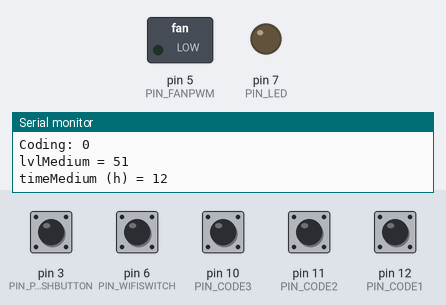
A sketch run on a simulated Arduino Uno, built with avr-gcc and run on an emulated ATmega328P. Shown: switched loads named in the sketch (green lamp = pin HIGH), output pins drawn as LEDs (lit = HIGH), the last lines printed to the serial monitor. Dashed ring = blinking. Inputs (shaded band) come from the test bench; at power-on: pin 10 (PIN_CODE3), pin 11 (PIN_CODE2), pin 12 (PIN_CODE1) HIGH, pin 3 (PIN_PUSHBUTTON), pin 6 (PIN_WIFISWITCH) LOW. Pins used as bus, display or sensor lines are not drawn.

Above: at 1.4 s.
1.5 s: pin 6 (PIN_WIFISWITCH) pulled HIGH for 0.15 s
At 1.8 s:
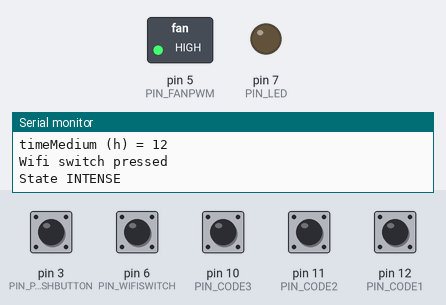
At 2.4 s:
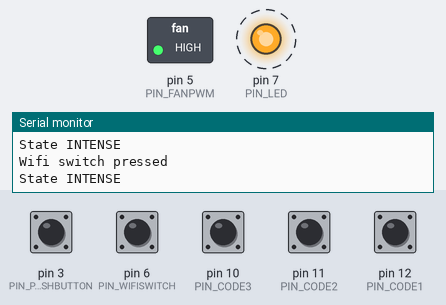
4.5 s: pin 3 (PIN_PUSHBUTTON) pulled HIGH for 1 s
Timing chart, 0 to 13.5 s (numbered marks = the images above; inputs shaded):
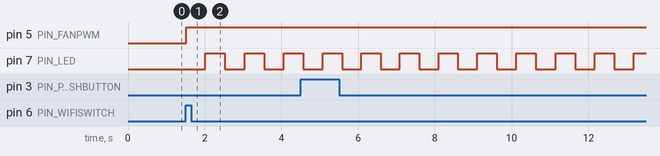

Measured:
- after the input at 1.5 s, pin 5 (PIN_FANPWM): LOW → HIGH at once; pin 7 (PIN_LED): alternates HIGH for 0.51 s and LOW for 0.51 s, starting after 0.51 s

The sketch:

FanControl.ino
```cpp
/*
 * Fancontrol of FKT Heating
 *
 * created by EdgarW 08.12.2020
 */

#define PIN_WIFISWITCH 6
#define PIN_PUSHBUTTON 3
#define PIN_LED 7
#define PIN_FANPOWER 13
#define PIN_FANPWM 5
#define PIN_CODE1 12
#define PIN_CODE2 11
#define PIN_CODE3 10

#define HOUR_MILLIS 3600000L

// define states of statemachine
#define OFF 0
#define MEDIUM 1
#define INTENSE 2


// define global variables
long starttime = 0;                     // time of entering INTENSE state
int lvlIntense = 255;                   // fanspeed level in state INTENSE
int lvlMedium = 100;                    // fanspeed level in state MEDIUM (adjusted via jumpers during setup)
long timeIntense = HOUR_MILLIS * 0.5;   //30min -> time in state INTENSE
long timeMedium = HOUR_MILLIS * 24L;    //24h -> time in state MEDIUM (adjusted via jumpers during setup)
int state = OFF;                        // current state
int lastSwitchState = LOW;              // last state of Wifi switch
int ledState = 0;                       // current led state (0 or 1)
long lastRunTime = 0;                   // time of last run of statemachine cycle
long presstime = 0;                     // time of detected press on pushbutton

void setup() {
  Serial.begin(9600);

  // setup pinmode of all pins
  pinMode(PIN_WIFISWITCH, INPUT);
  pinMode(PIN_PUSHBUTTON, INPUT);
  pinMode(PIN_LED, OUTPUT);
  pinMode(PIN_FANPOWER, OUTPUT);
  pinMode(PIN_FANPWM, OUTPUT);
  pinMode(PIN_CODE1, INPUT_PULLUP);
  pinMode(PIN_CODE2, INPUT_PULLUP);
  pinMode(PIN_CODE3, INPUT_PULLUP);

  delay(200);

  // read coding via jumpers
  byte coding = 0;
  if(digitalRead(PIN_CODE1) == LOW){
    coding = 1;
  }
  if(digitalRead(PIN_CODE2) == LOW){
    coding += 2;
  }
  if(digitalRead(PIN_CODE3) == LOW){
    coding += 4;
  }
  Serial.print("Coding: ");
  Serial.println(coding);

  // analyse the coding and set the parameters
  switch(coding){
    case 0:
      lvlMedium = 255 * 0.2;
      timeMedium = HOUR_MILLIS * 12L;
      break;
    case 1:
      lvlMedium = 255 * 0.2;
      timeMedium = HOUR_MILLIS * 24L;
      break;
    case 2:
      lvlMedium = 255 * 0.3;
      timeMedium = HOUR_MILLIS * 48L;
      break;
    case 3:
      lvlMedium = 255 * 0.3;
      timeMedium = HOUR_MILLIS * 24L;
      break;
    case 4:
      lvlMedium = 255 * 0.4;
      timeMedium = HOUR_MILLIS * 48L;
      break;
    case 5:
      lvlMedium = 255 * 0.4;
      timeMedium = HOUR_MILLIS * 24L;
      break;
    case 6:
      lvlMedium = 255 * 0.5;
      timeMedium = HOUR_MILLIS * 12L;
      break;
    case 7:
      lvlMedium = 255 * 0.5;
      timeMedium = HOUR_MILLIS * 24L;
      break;
  }

  Serial.print("lvlMedium = ");
  Serial.println(lvlMedium);
  Serial.print("timeMedium (h) = ");
  Serial.println(timeMedium / HOUR_MILLIS);

  lastSwitchState = digitalRead(PIN_WIFISWITCH);
}

void loop() {

  // Read pushbutton state
  if(PIND & B00001000){
    // PUSHBUTTON is pressed -> do nothing
  }
  else{
    // PUSHBUTTON is not pressed
    long pressduration = millis() - presstime;
    if(pressduration > 200){
      if(pressduration < 5000){
        // key was pressed longer than 200ms and less than 5sec
        Serial.println("switch to State INTENSE");
        state = INTENSE;
        starttime = millis();
      }
      else if(pressduration < 20000){
        // key was pressed longer then 10sec but less than 20sec
        Serial.println("switch to State OFF");
        state = OFF;
      }
      Serial.println(pressduration);
    }

    // reset presstime
    presstime = millis();
  }


  // run statemachine every 500ms
  if((millis() - lastRunTime) > 500){

    // check for statechange of Wifi Switch
    int currentSwitchState =  digitalRead(PIN_WIFISWITCH);
    if(currentSwitchState != lastSwitchState){
      // Wifi Switch was pressed
      Serial.println("Wifi switch pressed");
      state = INTENSE;
      starttime = millis();
    }
    lastSwitchState = currentSwitchState;

    // Get snapshot of time
    unsigned long currentMillis = millis();

    if (state == INTENSE){
      Serial.println("State INTENSE");
      digitalWrite(PIN_FANPOWER, HIGH);
      analogWrite(PIN_FANPWM, lvlIntense);
      // blinking of LED
      if(ledState > 0){
        digitalWrite(PIN_LED, HIGH);
        ledState = 0;
      }
      else{
        digitalWrite(PIN_LED, LOW);
        ledState++;
      }
      // How much time has passed, accounting for rollover with subtraction!
      if ((unsigned long)(currentMillis - starttime) >= timeIntense) {
        Serial.println("switch to State MEDIUM");
        state = MEDIUM;
      }
    }
    else if (state == MEDIUM){
      Serial.println("State MEDIUM");
      digitalWrite(PIN_FANPOWER, HIGH);
      analogWrite(PIN_FANPWM, lvlMedium);
      //turn LED constantly on
      digitalWrite(PIN_LED, HIGH);
      // How much time has passed, accounting for rollover with subtraction!
      if ((unsigned long)(currentMillis - starttime) >= timeMedium) {
        Serial.println("switch to State OFF");
        state = OFF;
      }
    }
    else if(state == OFF){
      digitalWrite(PIN_FANPOWER, LOW);
      analogWrite(PIN_FANPWM, 0);
      digitalWrite(PIN_LED, LOW);
    }

    lastRunTime = millis();
  }

  delay(10);

}
```
